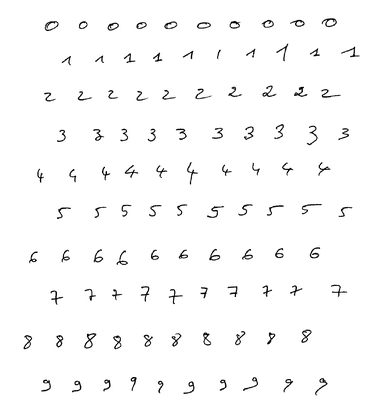
%> input picture HMM_Modelisation/Fichier_BDD/test.tif, 375 x 420 px, shrunk from 1694 x 1898 before the run
$ octave --eval "result = Localisation_extraction('Fichier_BDD/test.tif');"   (GNU Octave 9; MATLAB toolbox functions it lacks are replaced by stand-ins)
%> lines starting %> are read from the running program, lines starting %| are printed output that depends on the picture; in (x1, y1, x2, y2) boxes, pixels count from 0 and x2, y2 are one past the last pixel; in counts of white or black regions, pixels touching at a corner belong together; the program's own positions count from 1
### Library/Image_ComFich/image2Double.m
function imdata = image2Double(img)

% Convert image to double precision

%%
if isa(img, 'double')
    imdata = img;
elseif isa(img, 'logical') || isa(img, 'single')
   imdata = double(img);
elseif isa(img, 'uint8') || isa(img, 'uint16')
    imdata = double(img)/double(max(max(img)));
else %int16
    imdata = (double(img) + 32768) / 65535;
end

### HMM_Modelisation/imageLocalisation.m
function [ind1,ind2,l] = imageLocalisation(imdata,dim)


%% histogramme de projections
l = histogramme_projection(imdata,dim);

%%
i = 1:length(l)-1;
ind1 = find(l(i)== 0 & l(i+1)~= 0);
ind1 = ind1 + 1;
ind2 = find(l(i)~= 0 & l(i+1)== 0);

%%

### HMM_Modelisation/histogramme_projection.m
function l = histogramme_projection(imdata,dim)

%%
if strcmpi(dim,'v') % histogramme de projections verticales
    %.... %completé
    l = sum(imdata,1); %somme des colonnes
%     size(l)
elseif strcmpi(dim,'h') % histogramme de projections horizontales
    % .... %completé
    l = sum(imdata,2); %somme des lignes
    %l=l';
%     size(l)
else
    error('error')
end
%%

### HMM_Modelisation/Localisation_extraction.m
function Images = Localisation_extraction(filename)
%> called with filename = 'Fichier_BDD/test.tif'

%% Localisation et extraction des chiffres de la base de donn閑s


%% Lecture du fichier image
A = imread(filename);
%> A is the input picture: size 420x375 uint8; min 0, max 255, mean 249.8

%% Convertir une image (8bits ou 16bits) en double
AA = image2Double(A);
AA_bw = 1-double(AA >= 0.005);
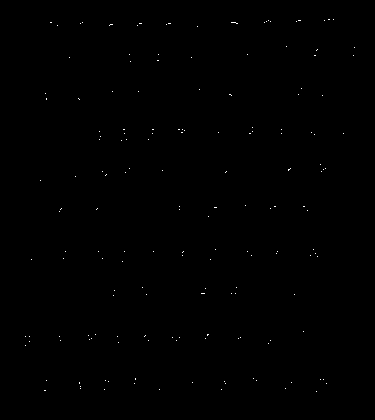
%> AA_bw: size 420x375 double; values 0 (black) and 1 (white), 0.14% white in thin lines or dots, all inside (x1, y1, x2, y2) = (25, 19, 355, 392)

%% Segmentation et extraction des chiffres
for n = 0:9
    % histogramme des projections horizontales --> extraction des Lignes
    [ind1,ind2] = imageLocalisation(AA_bw,'h');
    tmp = AA_bw(ind1(n+1):ind2(n+1),:);

    % histogramme des projections verticales --> extraction des Colonnes
    [ind11,ind22] = imageLocalisation(tmp,'v');

    % Extraction de chaque chiffre
    for m = 1:length(ind11)
        Images{n+1,m} = tmp(:,ind11(m):ind22(m));
    end
end
%> this loop made 10 passes
%> ind22 on passes 2, 5, 7, 8: [287 355], [70 192], [200 302], [113 139]
%> (ind11, ind22) on passes 4, 6, 9, 10: ([130 159 248 315 354], [130 159 248 316 354]), ([131 158], [131 159]), ([46 230 299 323], [46 232 299 323]), ([47 79], [47 80])
%> after the loop, Images = 200 items

%%
